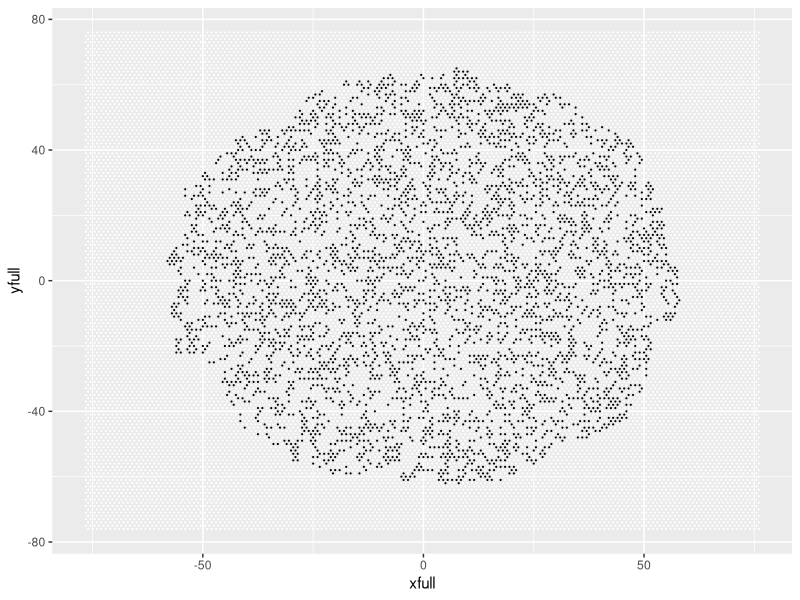

Generate this figure with R:
library(tidyverse)

x <- readLines("input.txt")



get_tile <- function(x){
  x <- x %>%
    str_replace_all('sw', '1') %>%
    str_replace_all('se', '2') %>%
    str_replace_all('ne', '4') %>%
    str_replace_all('nw', '5')
  
  tile <- c(0,0)
  for (dir in str_split(x,'')[[1]]){
    if (dir == '1') tile <- tile + c(-.5, -1)
    if (dir == '2') tile <- tile + c(+.5, -1)
    if (dir == 'e') tile <- tile + c(+1, 0)
    if (dir == '4') tile <- tile + c(+.5, 1)
    if (dir == '5') tile <- tile + c(-.5, 1)
    if (dir == 'w') tile <- tile + c(-1, 0)
  }
  tile <- paste(tile, collapse = ',')
  return(tile)
  
}

tiles <- sapply(x, get_tile)
sum(table(tiles) %% 2 == 1) #465

# Part 2
b <- names(which(table(tiles) %% 2 == 1))
x <- as.numeric(sapply(str_split(b, ','), `[`, 1))
y <- as.numeric(sapply(str_split(b, ','), `[`, 2))
mx <- max(abs(x)) + 60
my <- max(abs(y)) + 60


xfull <- c()
yfull <- c()
for (i in -mx:mx){
  for (j in my:-my){
    yfull <- c(yfull, j)
    xfull <- c(xfull, i - .5*(j %% 2 == 1))
  }
}
xyfull <- paste0(xfull, ',', yfull)

colorfull <- rep(0, length(xyfull))
colorfull[xyfull %in% b] <- 1

#sw
for (i in 1:100){
  bn <- paste0(xfull - .5, ',', yfull - 1) %in% b +
    paste0(xfull + .5, ',', yfull - 1) %in% b +
    paste0(xfull + 1, ',', yfull - 0) %in% b +
    paste0(xfull + .5, ',', yfull + 1) %in% b +
    paste0(xfull - .5, ',', yfull + 1) %in% b +
    paste0(xfull - 1, ',', yfull - 0) %in% b
  
  switch <- (colorfull == 1 & (bn == 0 | bn > 2)) |
    (colorfull == 0 & bn == 2)
  colorfull <- (colorfull + switch) %% 2
  
  b <- xyfull[colorfull == 1]
  print(paste(i, sum(colorfull)))
}

sum(colorfull)



x <- as.numeric(sapply(str_split(b, ','), `[`, 1))
y <- as.numeric(sapply(str_split(b, ','), `[`, 2))
ggplot() + 
  geom_point(aes(x=xfull, y=yfull), color = 'white', size = .1) +
  geom_point(aes(x=x, y=y), color='black', size = .1) 
       

